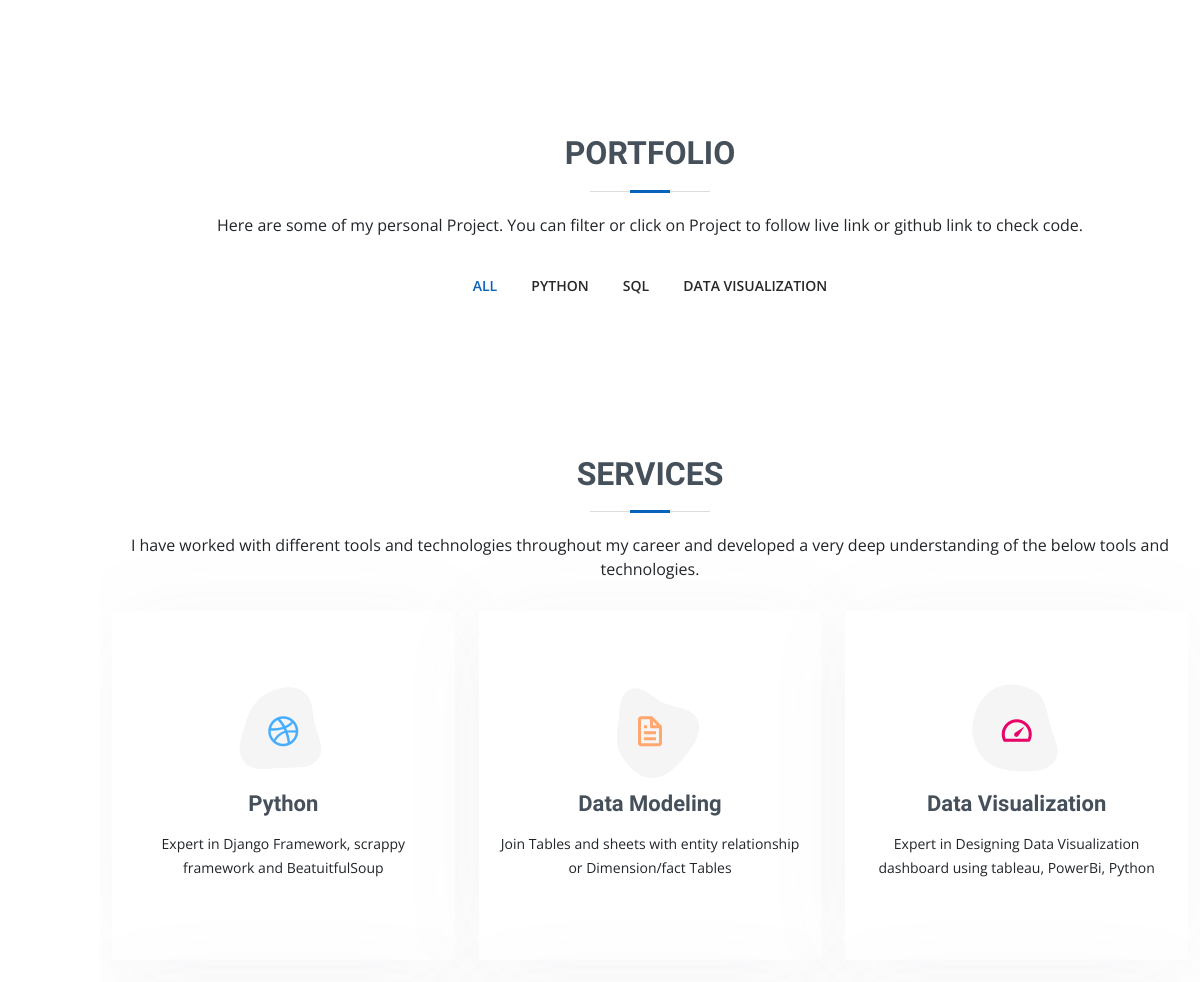
/ (middle part), run on an earlier commit of the app's database.
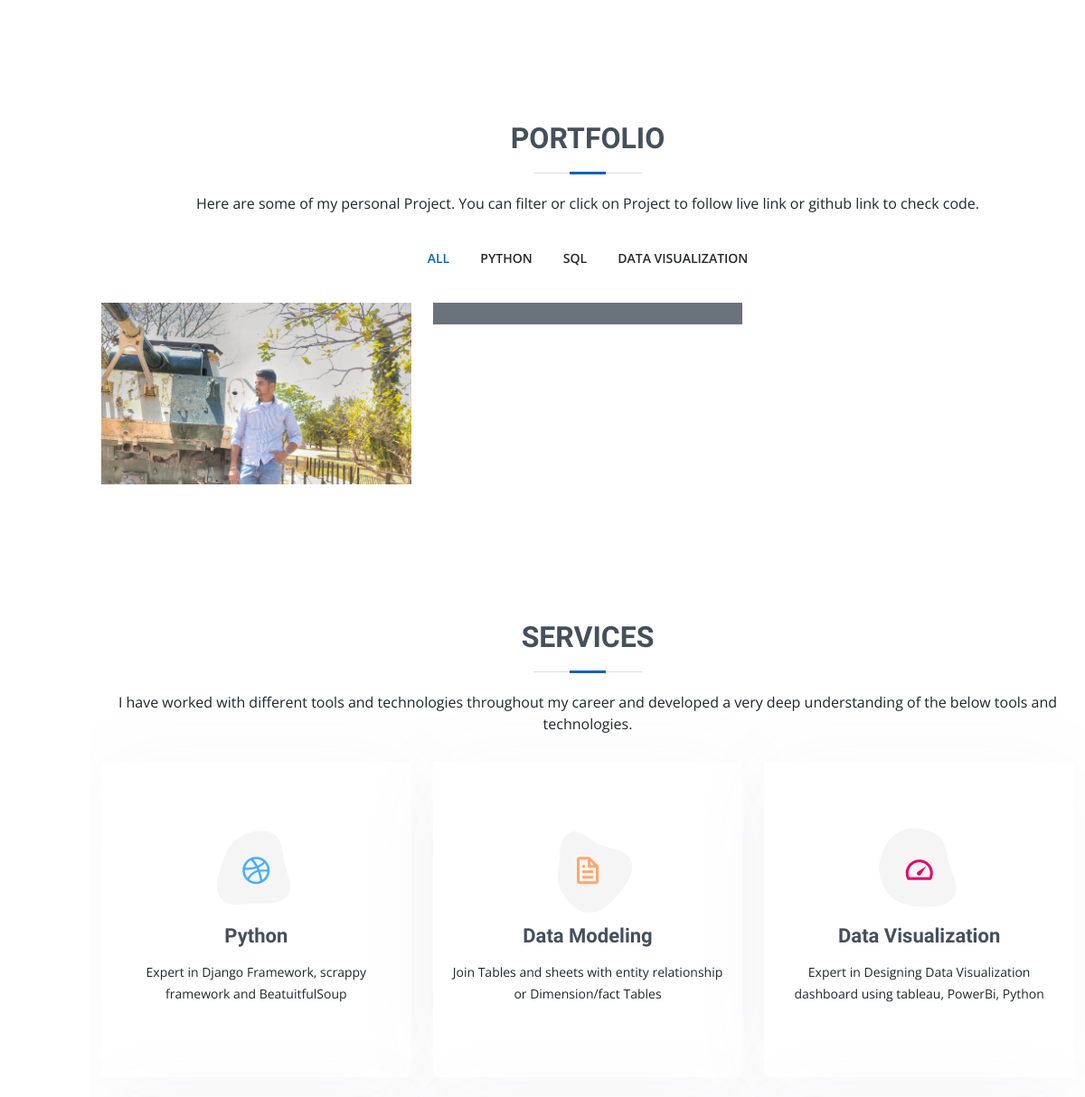
And on a later commit of the database.
### portfolio/models.py (models this page shows, shortened)
class Projects(models.Model):
    Project_Title = models.CharField(max_length=50)
    Project_Type = models.CharField(max_length=50,choices=CHOICE)
    Project_Desc = models.TextField(default="")
    Project_img = models.ImageField(upload_to='upload_img')
    Project_Live_Link = models.CharField(max_length=200,default="")
    Project_github_Link = models.CharField(max_length=200,default="")

### portfolio/views.py (the view, shortened to what this page needs)
# urls.py: path('',views.index,name='index')
def index(request):
    contactus_form = ContactForm()
    forms = Projects.objects.all()
    return render(request,'index.html',{'forms':forms,'contactus_form':contactus_form})

### portfolio/templates/index.html (shortened to what the changed rows need)
{% load static%}
<!DOCTYPE HTML >
<HTML lang="en">
   <HEAD>
      <link href="{% static '/vendor/aos/aos.css'%}" rel="stylesheet">
      <link href="{% static '/vendor/bootstrap/css/bootstrap.min.css'%}" rel="stylesheet">
      <link href="{% static '/vendor/bootstrap-icons/bootstrap-icons.css'%}" rel="stylesheet">
      <link href="{% static '/vendor/boxicons/css/boxicons.min.css'%}" rel="stylesheet">
      <link href="{% static '/vendor/glightbox/css/glightbox.min.css'%}" rel="stylesheet">
      <link href="{% static '/vendor/swiper/swiper-bundle.min.css'%}" rel="stylesheet">
      <link href="{% static '/css/style.css'%}" rel="stylesheet">
   </HEAD>
   <body>
      <main id="main">
        <section id="portfolio" class="portfolio section-bg">
          <div class="container" data-aos="fade-up">
            <div class="section-title">
              <h2>Portfolio</h2>
            </div>
            <div class="row portfolio-container" data-aos="fade-up" data-aos-delay="200">
              {%for form in forms%}
              <div class="col-lg-4 col-md-6 portfolio-item filter-{{form.Project_Type}}">
                <div class="portfolio-wrap">
                  <img src="{{form.Project_img.url}}" class="img-fluid" alt="">
                </div>
              </div>
              {%endfor%}
            </div>
          </div>
        </section>
        <section id="services" class="services">
          <div class="container" data-aos="fade-up">
            <div class="section-title">
              <h2>Services</h2>
            </div>
            <div class="row">
              <div class="col-lg-4 col-md-6 d-flex align-items-stretch" data-aos="zoom-in" data-aos-delay="100">
                <div class="icon-box iconbox-blue">
                  <div class="icon">
                    <i class="bx bxl-dribbble"></i>
                  </div>
                </div>
              </div>
              <div class="col-lg-4 col-md-6 d-flex align-items-stretch mt-4 mt-md-0" data-aos="zoom-in" data-aos-delay="200">
                <div class="icon-box iconbox-orange ">
                  <div class="icon">
                    <i class="bx bx-file"></i>
                  </div>
                </div>
              </div>
              <div class="col-lg-4 col-md-6 d-flex align-items-stretch mt-4 mt-lg-0" data-aos="zoom-in" data-aos-delay="300">
                <div class="icon-box iconbox-pink">
                  <div class="icon">
                    <i class="bx bx-tachometer"></i>
                  </div>
                </div>
              </div>
            </div>
          </div>
        </section>
      </main>
    </body>
    </html>

What changed in the data, as far as the page shows it:
added Projects: Project_img (picture)
